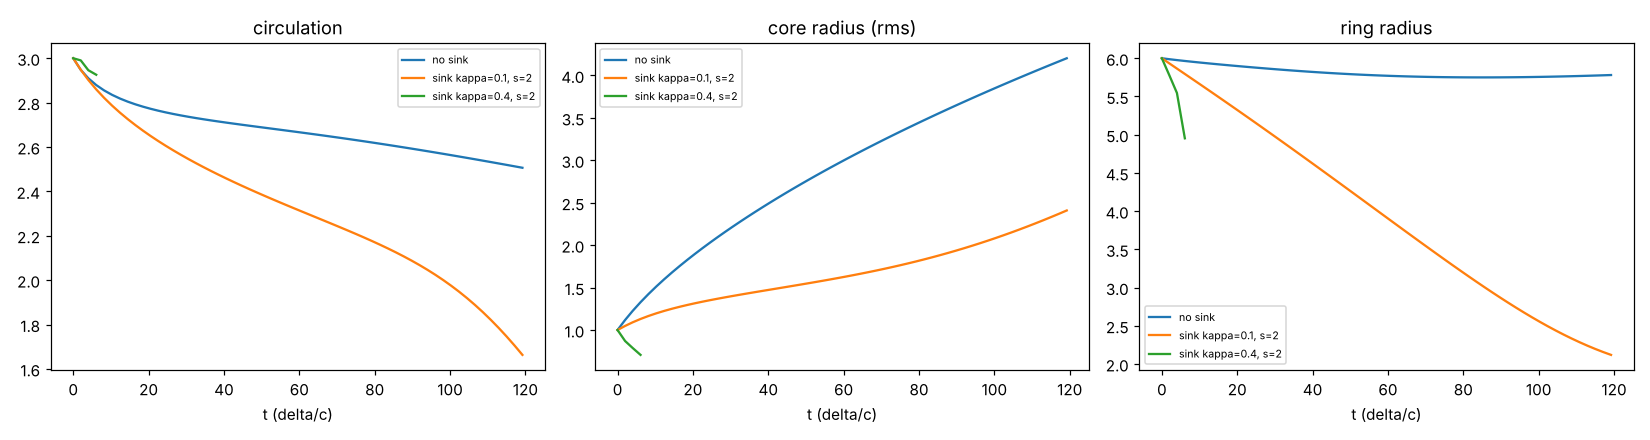

This chart was generated by the following Python code:
"""Time evolution of an axisymmetric vortex ring with and without a co-moving conversion sink (does a steady core form?).
  d_t om + u.grad om = om u_r/r - om div u + nu (lap om - om/r^2),  u = curl(psi)/r + grad phi
  D*psi = -r om ;  lap phi = -kappa g,  g = exp(-d^2/s^2) centred on the current vorticity centroid (sink follows the core).
Units delta0 = 1 (initial Gaussian core), c = 1. Track circulation, core radius, ring radius, translation."""
import numpy as np, scipy.sparse as sp, scipy.sparse.linalg as spl, json, sys
import matplotlib; matplotlib.use("Agg"); import matplotlib.pyplot as plt
Lr, Lz, Nr, Nz = 16.0, 32.0, 128, 256
r = np.linspace(Lr / Nr / 2, Lr, Nr); z = np.linspace(-Lz / 2, Lz / 2, Nz); dr, dz = r[1] - r[0], z[1] - z[0]
RR, ZZ = np.meshgrid(r, z, indexing="ij")
def build(stokes):
    N = Nr * Nz; I = lambda i, j: i * Nz + j; rows, cols, vals = [], [], []
    for i in range(Nr):
        for j in range(Nz):
            k = I(i, j)
            if i == Nr - 1 or j in (0, Nz - 1): rows.append(k); cols.append(k); vals.append(1.0); continue
            a = 1 / dr**2; b = (-1 if stokes else 1) / (2 * r[i] * dr)
            for di, wt in ((1, a + b), (-1, a - b)):
                ii = i + di
                if ii < 0:
                    if stokes: continue
                    ii = 0
                rows.append(k); cols.append(I(ii, j)); vals.append(wt)
            rows += [k, k, k]; cols += [I(i, j + 1), I(i, j - 1), k]; vals += [1 / dz**2, 1 / dz**2, -2 / dr**2 - 2 / dz**2]
    return spl.splu(sp.csc_matrix((vals, (rows, cols)), shape=(N, N)))
LU_s, LU_p = build(True), build(False)
def solve(LU, rhs):
    rhs = rhs.copy(); rhs[-1, :] = 0; rhs[:, 0] = 0; rhs[:, -1] = 0; return LU.solve(rhs.ravel()).reshape(Nr, Nz)
gr = lambda f: np.gradient(f, dr, axis=0); gz = lambda f: np.gradient(f, dz, axis=1)
def run(kappa, nu, s=2.0, R0=6.0, z0=-8.0, Gam=3.0, T=120.0, label=""):
    om = Gam / np.pi * np.exp(-((RR - R0)**2 + (ZZ - z0)**2)); t = 0.0; hist = []
    dt = min(0.2 * min(dr, dz)**2 / max(nu, 1e-9), 0.1)
    while t <= T:
        w = np.clip(om, 0, None); W = w.sum(); rc, zc = (w * RR).sum() / W, (w * ZZ).sum() / W
        psi = solve(LU_s, -RR * om)
        if kappa > 0: phi = solve(LU_p, -kappa * np.exp(-((RR - rc)**2 + (ZZ - zc)**2) / s**2))
        else: phi = np.zeros_like(om)
        ur = -gz(psi) / RR + gr(phi); uz = gr(psi) / RR + gz(phi)
        div = gr(RR * ur) / RR + gz(uz)
        if len(hist) == 0 or t >= hist[-1]["t"] + 2.0:
            G = om.sum() * dr * dz; a2 = (w * ((RR - rc)**2 + (ZZ - zc)**2)).sum() / W
            hist.append(dict(t=t, Gam=float(G), core=float(np.sqrt(a2)), R=float(rc), z=float(zc), ommax=float(om.max())))
        # upwind advection + source terms + diffusion (explicit)
        dom_r = np.where(ur > 0, (om - np.roll(om, 1, 0)) / dr, (np.roll(om, -1, 0) - om) / dr)
        dom_z = np.where(uz > 0, (om - np.roll(om, 1, 1)) / dz, (np.roll(om, -1, 1) - om) / dz)
        lap = (np.roll(om, -1, 0) - 2 * om + np.roll(om, 1, 0)) / dr**2 + gr(om) / RR + (np.roll(om, -1, 1) - 2 * om + np.roll(om, 1, 1)) / dz**2
        rhs = -(ur * dom_r + uz * dom_z) + om * ur / RR - om * div + nu * (lap - om / RR**2)
        om = om + dt * rhs; om[0, :] = 0; om[-1, :] = 0; om[:, 0] = 0; om[:, -1] = 0
        t += dt
    return hist, om
out = {}
for kappa, label in ((0.0, "no sink"), (0.1, "sink kappa=0.1, s=2"), (0.4, "sink kappa=0.4, s=2")):
    nu = 0.025
    h, om = run(kappa, nu, label=label); out[label] = h
    print(f"{label:24s}: Gam {h[0]['Gam']:.2f} -> {h[-1]['Gam']:.2f}, core {h[0]['core']:.2f} -> {h[-1]['core']:.2f}, R {h[0]['R']:.2f} -> {h[-1]['R']:.2f}, "
          f"z {h[0]['z']:.1f} -> {h[-1]['z']:.1f}, peak vorticity {h[0]['ommax']:.3f} -> {h[-1]['ommax']:.3f}", flush=True)
json.dump(out, open("burgers/evolve.json", "w"))
fig, ax = plt.subplots(1, 3, figsize=(15, 4))
for k, h in out.items():
    t = [x["t"] for x in h]; ax[0].plot(t, [x["Gam"] for x in h], label=k); ax[1].plot(t, [x["core"] for x in h], label=k); ax[2].plot(t, [x["R"] for x in h], label=k)
for a_, ttl in zip(ax, ("circulation", "core radius (rms)", "ring radius")): a_.set_title(ttl); a_.set_xlabel("t (delta/c)"); a_.legend(fontsize=7)
plt.tight_layout(); plt.savefig("burgers/evolve.png", dpi=110)
